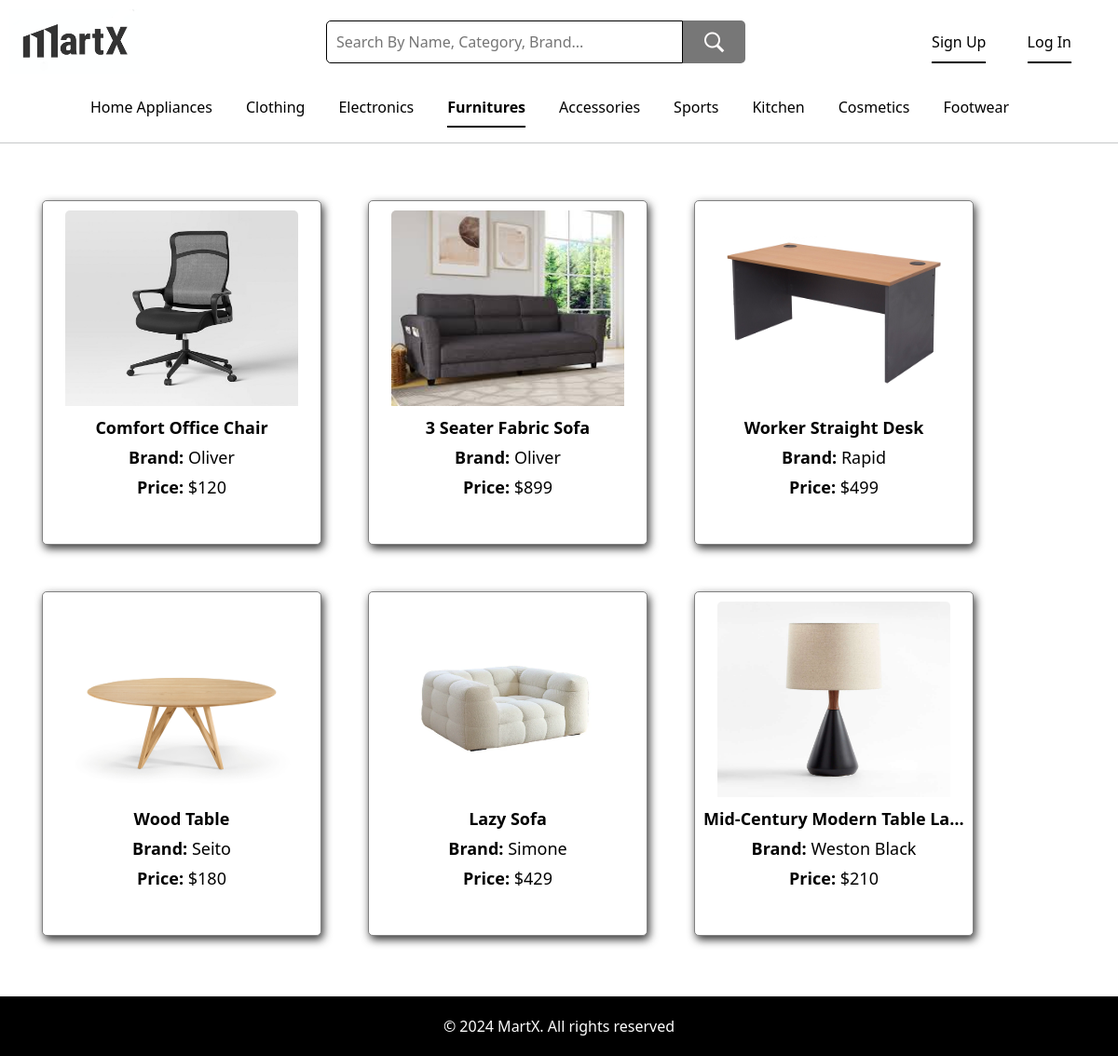
The page /Main/Furnitures.php on the database its author committed.
### tables this page shows
CREATE TABLE `items` (
  `itemID` int(11) NOT NULL,
  `itemName` varchar(255) NOT NULL,
  `itemCategory` varchar(100) NOT NULL,
  `itemBrand` varchar(100) NOT NULL,
  `itemPrice` int(11) NOT NULL,
  `itemQuantity` int(11) NOT NULL,
  `itemPhoto` longblob NOT NULL
);

### Main/Furnitures.php (the view, shortened to what this page needs)
<!DOCTYPE html>
<html lang="en">
<head>
    <link href="https://cdn.jsdelivr.net/npm/bootstrap@5.3.3/dist/css/bootstrap.min.css" rel="stylesheet">
    <link href="HStyle.css" rel="stylesheet">
</head>
<body>
    <div class="top">
        <div>
            <a href="Home.php"><img src="../Image/pic.png" alt="MartX" height="70px" width="140px"></a>
        </div>
        <div>
            <form class="search-form" action="Search.php">
                <input type="text" id="search" name="search" placeholder="Search By Name, Category, Brand...">
                <button type="submit"><img src="../Image/search.png" height="25px" width="25px"></button>
            </form>
        </div>
        <div class="login">
            <a href="SignUp.php">Sign Up</a>
            <a href="Login.php">Log In</a>
        </div>
    </div>
    <ul class="nav nav-underline">
        <li class="nav-item">
            <a class="nav-link" href="HomeAppliances.php">Home Appliances</a>
        </li>
        <li class="nav-item">
            <a class="nav-link" href="Clothing.php">Clothing</a>
        </li>
        <li class="nav-item">
            <a class="nav-link" href="Electronics.php">Electronics</a>
        </li>
        <li class="nav-item">
            <a class="nav-link active" href="#">Furnitures</a>
        </li>
        <li class="nav-item">
            <a class="nav-link" href="Accessories.php">Accessories</a>
        </li>
        <li class="nav-item">
            <a class="nav-link" href="Sports.php">Sports</a>
        </li>
        <li class="nav-item">
            <a class="nav-link" href="Kitchen.php">Kitchen</a>
        </li>
        <li class="nav-item">
            <a class="nav-link" href="Cosmetics.php">Cosmetics</a>
        </li>
        <li class="nav-item">
            <a class="nav-link" href="Footwear.php">Footwear</a>
        </li>
    </ul>
    <hr>
    <div class="item-flex-container">
    <?php
    $host = "localhost";
    $user = "root";
    $passwd = "";
    $database = "martx";
    $tabledb = "items";
    $con = mysqli_connect($host,$user,$passwd,$database) or die("Could not connect to database");
    $query = "select * from $tabledb where itemCategory = 'Furnitures'";
    $result = mysqli_query($con,$query);
    if($result){
        $row_count = mysqli_num_rows($result);
        if ($row_count > 0) {
            while ($row = mysqli_fetch_array($result, MYSQLI_ASSOC)) {
                echo "<form action='buy.php' method='POST'>";
                echo "<button type='submit' class='item-container'>";
                echo "<img class='item-image' src='../Items/{$row['itemCategory']}/{$row['itemPhoto']}' alt='{$row['itemName']}'>";
                echo "<div class='item-details'>";
                echo "<p class='item-name'>{$row['itemName']}</p>";
                echo "<p class='item-detail'><strong>Brand:</strong> {$row['itemBrand']}</p>";
                echo "<p class='item-detail'><strong>Price:</strong> \${$row['itemPrice']}</p>";
                echo "</div>";
                echo "</button>";
                echo "</form>";
            }
        }else{
            echo "<div class='no-data-found'>No item found!</div>";
        }
    }else {
        echo "<script>alert('Error occuring!');</script>";
    }
    ?>
    </div>
    <footer>
        <p>&copy; 2024 MartX. All rights reserved</p>
    </footer>
</body>
</html>

### Main/Hstyle.css (style rules this page uses)
.top { display: flex; justify-content: space-between; align-items: center; padding: 10px 10px; }
.login a { margin-right: 40px; text-decoration: none; color: #000; padding: 10px 0; border-bottom: 2px solid black; }
.search-form { display: flex; width: 450px; }
.search-form input[type="text"] { padding: 10px; border: 0.5px solid #000; border-radius: 5px 0 0 5px; width: 85%; }
.search-form button { padding: 10px 20px; background-color: #777; color: #000; border: none; border-radius: 0 5px 5px 0; cursor: pointer; width: 15%; }
.nav.nav-underline { display: flex; justify-content: center; margin-top: 5px; }
.nav-item a { color: #000; margin-right: 20px; }
footer { background-color: black; color: #fff; position: relative; bottom: 0; width: 100%; padding: 15px 0; }
footer p { margin: 5px 0; text-align: center; }
.item-container { display: flex; flex-direction: column; border: 1px solid grey; border-radius: 5px; box-shadow: 2px 4px 10px rgba(0, 0, 0, 0.8); background-color: white; transition: box-shadow 0.3s ease; width: 300px; height: 370px; margin: 25px; align-items: center; }
.item-image { display: flex; width: 250px; height: 210px; border-top-left-radius: 5px; border-top-right-radius: 5px; }
.item-details { display: block; padding: 5px; color: #000; width: 290px; overflow: hidden; text-overflow: ellipsis; white-space: nowrap; }
.item-name { font-size: 18px; font-weight: bold; margin: 5px 0; overflow: hidden; text-overflow: ellipsis; white-space: nowrap; }
.item-detail { font-size: 18px; margin: 5px 0; overflow: hidden; text-overflow: ellipsis; white-space: nowrap; }
.item-flex-container { width: fit-content; margin: auto; justify-content: start; display: flex; flex-wrap: wrap; flex-direction: row; padding: 20px; margin-bottom: 20px; }
button { background-color: black; color: #fff; padding: 10px; border: none; border-radius: 4px; cursor: pointer; width: 100%; }

### rows shown on the page
items: itemCategory+itemPhoto+itemName (picture), itemName "Comfort Office Chair", itemBrand "Oliver", itemPrice "120"
items: itemCategory+itemPhoto+itemName (picture), itemName "3 Seater Fabric Sofa", itemBrand "Oliver", itemPrice "899"
items: itemCategory+itemPhoto (picture), itemName "Worker Straight Desk", itemBrand "Rapid", itemPrice "499"
items: itemCategory+itemPhoto (picture), itemName "Wood Table", itemBrand "Seito", itemPrice "180"
items: itemCategory+itemPhoto+itemName (picture), itemName "Lazy Sofa", itemBrand "Simone", itemPrice "429"
items: itemCategory+itemPhoto+itemName (picture), itemName "Mid-Century Modern Table La…", itemBrand "Weston Black", itemPrice "210"
